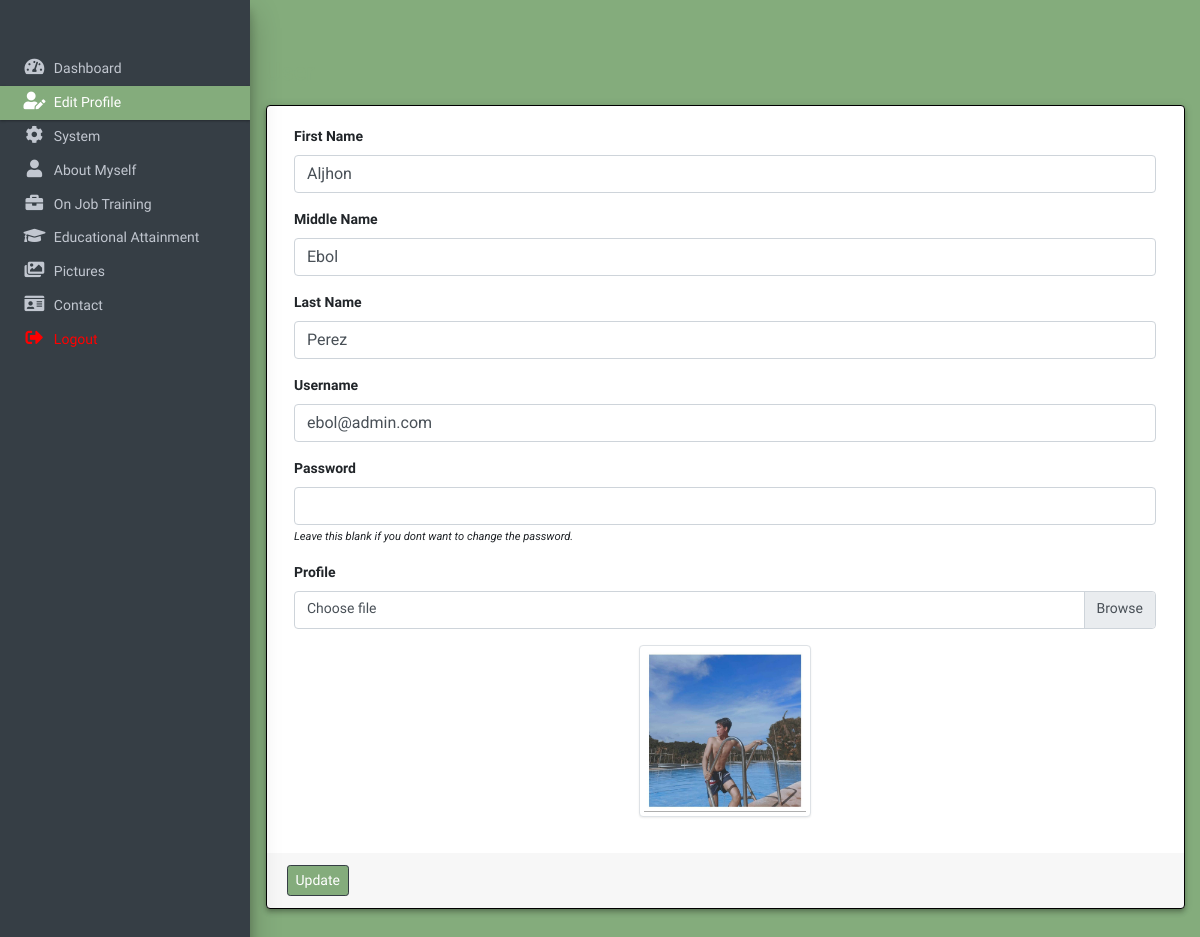
The app's page /admin/?page=user (signed in) with its own data.
### tables this page shows
CREATE TABLE `users` (
  `id` int(50) NOT NULL,
  `firstname` varchar(250) NOT NULL,
  `middlename` varchar(255) NOT NULL,
  `lastname` varchar(250) NOT NULL,
  `username` text NOT NULL,
  `password` text NOT NULL,
  `avatar` text DEFAULT NULL,
  `last_login` datetime DEFAULT NULL,
  `date_added` datetime NOT NULL DEFAULT current_timestamp(),
  `date_updated` datetime DEFAULT NULL ON UPDATE current_timestamp()
);

### classes/DBConnection.php (called while the page is built, shortened)
<?php
class DBConnection{
    private $host = DB_SERVER;
    private $username = DB_USERNAME;
    private $password = DB_PASSWORD;
    private $database = DB_NAME;
    public $conn;
    public function __construct(){
        if (!isset($this->conn)) {
            $this->conn = new mysqli($this->host, $this->username, $this->password, $this->database);
        }
    }
}
?>

### classes/SystemSettings.php (called while the page is built, shortened)
<?php
class SystemSettings extends DBConnection{
	function userdata($field = ''){
		if(!empty($field)){
			if(isset($_SESSION['userdata'][$field]))
				return $_SESSION['userdata'][$field];
			else
				return null;
		}else{
			return false;
		}
	}
}
$_settings = new SystemSettings();
?>

### config.php (called while the page is built, shortened)
<?php
require_once('classes/DBConnection.php');
require_once('classes/SystemSettings.php');
function validate_image($file){
	if(!empty($file)){
		if(is_file(base_app.$file)){
			return base_url.$file;
		}else{
			return base_url.'dist/img/no-image-available.png';
		}
	}else{
		return base_url.'dist/img/no-image-available.png';
	}
}
?>

### admin/user/index.php (the view, shortened to what this page needs)
<?php
$user = $conn->query("SELECT * FROM users where id ='".$_settings->userdata('id')."'");
foreach($user->fetch_array() as $k =>$v){
	$meta[$k] = $v;
}
?>
<div class="card card-outline card-primary"style="border: 1px solid black;">
	<div class="card-body">
		<div class="container-fluid">
			<form action="" id="manage-user">
				<div class="form-group">
					<label for="name">First Name</label>
					<input type="text" name="firstname" id="firstname" class="form-control" value="<?php echo isset($meta['firstname']) ? $meta['firstname']: '' ?>" required>
				</div>
				<div class="form-group">
                     <label for="name">Middle Name</label>
                     <input type="text" name="middlename" id="middlename" class="form-control" value="<?php echo isset($meta['middlename']) ? $meta['middlename']: '' ?>">
                </div>
				<div class="form-group">
					<label for="name">Last Name</label>
					<input type="text" name="lastname" id="lastname" class="form-control" value="<?php echo isset($meta['lastname']) ? $meta['lastname']: '' ?>" required>
				</div>
				<div class="form-group">
					<label for="username">Username</label>
					<input type="text" name="username" id="username" class="form-control" value="<?php echo isset($meta['username']) ? $meta['username']: '' ?>" required  autocomplete="off">
				</div>
				<div class="form-group">
					<label for="password">Password</label>
					<input type="password" name="password" id="password" class="form-control" value="" autocomplete="off">
					<small><i>Leave this blank if you dont want to change the password.</i></small>
				</div>
				<div class="form-group">
					<label for="" class="control-label">Profile</label>
					<div class="custom-file">
		              <label class="custom-file-label" for="customFile">Choose file</label>
		            </div>
				</div>
				<div class="form-group d-flex justify-content-center">
					<img src="<?php echo validate_image(isset($meta['avatar']) ? $meta['avatar'] :'') ?>" alt="" id="cimg" class="img-fluid img-thumbnail">
				</div>
			</form>
		</div>
	</div>
	<div class="card-footer">
			<div class="col-md-12">
				<div class="row">
					<button style="background-color: #84ac7c;font-family: 'Evogria', sans-serif; border-color: #363e45;"class="btn btn-sm btn-primary" form="manage-user">Update</button>
				</div>
			</div>
		</div>
</div>

### admin/inc/navigation.php (style rules this page uses)
body { margin: 0; font-family: 'Roboto', sans-serif; font-size: 1rem; font-weight: 400; line-height: 1.5; color: #212529; text-align: left; background-color: #fff; }

### admin/user/index.php (style rules this page uses)
label { font-family: 'Evogria', sans-serif; }
img#cimg,img#cimg2 { height: 20%; width: 20%; object-fit: cover; }
.card-primary.card-outline { border-top: 3px solid white; }
.card { position: relative; display: -ms-flexbox; display: flex; -ms-flex-direction: column; flex-direction: column; min-width: 0; word-wrap: break-word; background-color: #fff; background-clip: border-box; border: 0 solid rgba(0, 0, 0, 0.125); border-radius: 0.25rem; object-fit: cover;box-shadow: 0px 2px 4px -1px rgb(0 0 0 / 20%), 0px 4px 5px 0px rgb(0 0 0 / 14%), 0px 1px 10px 0px rgb(0 0 0 / 12%); }

### records on screen
users: firstname "Aljhon", middlename "Ebol", lastname "Perez", username "ebol@admin.com", avatar (picture)
